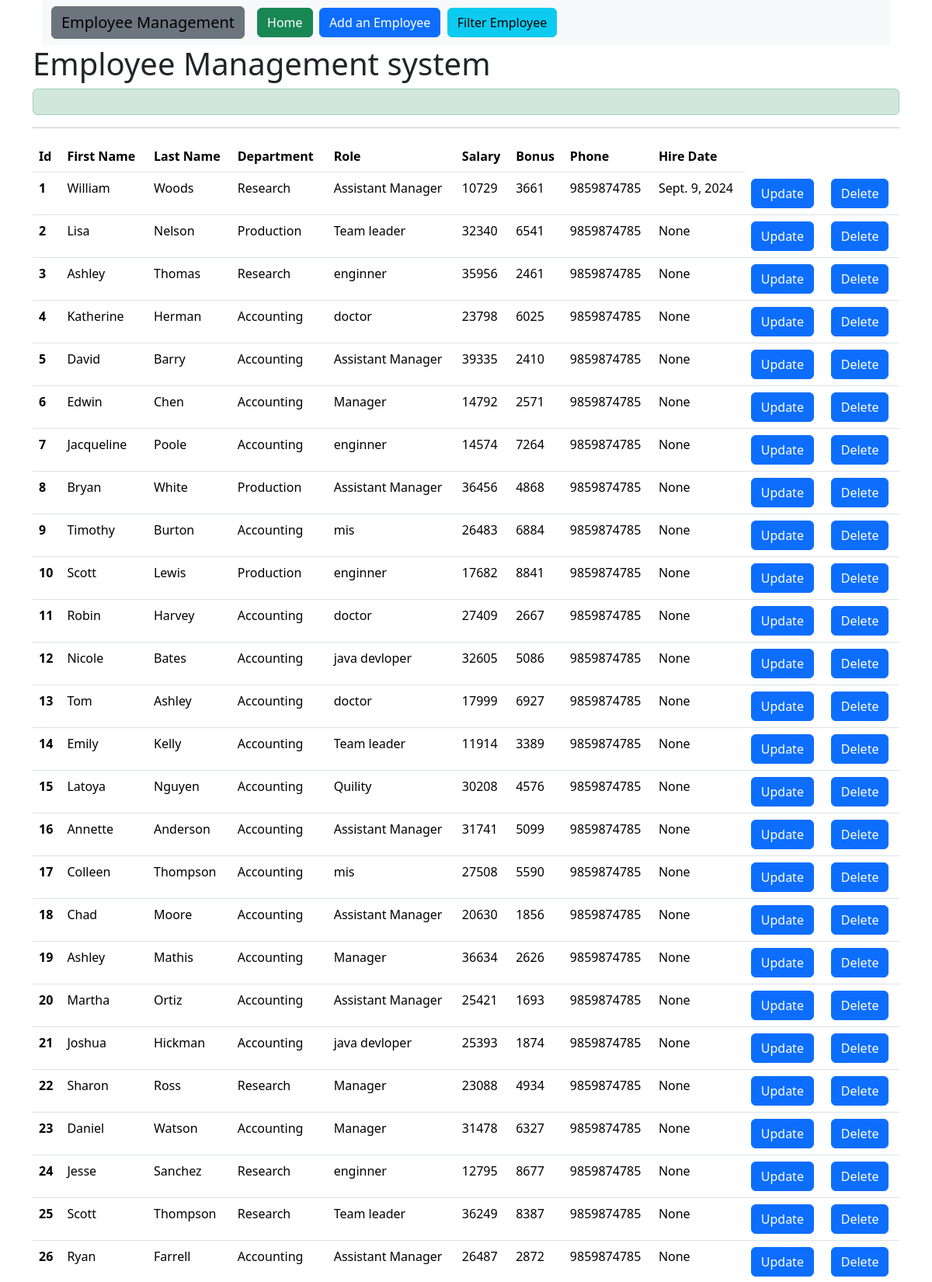
The page / (upper part) on the database its author committed.
### emsapp/models.py (models this page shows, shortened)
class Employee(models.Model):
    first_name = models.CharField(max_length=100,null=False)
    last_name = models.CharField(max_length=100)
    dep = models.ForeignKey(Department,on_delete=models.CASCADE)
    salary = models.IntegerField(default=0)
    Bonus = models.IntegerField(default=0)
    role = models.ForeignKey(Role,models.CASCADE)
    phone = models.IntegerField(default=0)
    hire_date = models.DateField(auto_now_add=False)

class Department(models.Model):
    name = models.CharField(max_length=100,null=False)
    location = models.CharField(max_length = 100)
    def __str__(self) -> str:
        return (self.name)

class Role(models.Model):
    name = models.CharField(max_length=100,null = False)
    def __str__(self) -> str:
        return self.name

### emsapp/views.py (the view)
# urls.py: path('',views.index,name='home'),
def index(request):
    emp = Employee.objects.all()
    return render(request,'index.html',{'model':emp})

### emsapp/template/index.html (shortened to what this page needs)
<!DOCTYPE html>
{% extends 'base.html' %}
{% block bodyblock %}
{% block css %}{% load static %}
<link rel="stylesheet" type="text/css" href="{% static 'css/index.css' %}" />{%endblock%}
<div class="container">
  <h1>Employee Management system</h1>
  <div class="alert alert-success text-center" role="alert">
  </div>
  <hr>
  <table class="table">
    <thead>
      <tr>
        <th scope="col">Id</th>
        <th scope="col">First Name</th>
        <th scope="col">Last Name</th>
        <th scope="col">Department</th>
        <th scope="col">Role</th>
        <th scope="col">Salary</th>
        <th scope="col">Bonus</th>
        <th scope="col">Phone</th>
        <th scope="col">Hire Date</th>
      </tr>
      {%for m in model%}
    </thead>
    <tbody>
      <tr>
        <th scope="row">{{forloop.counter}}</th>
        <td>{{m.first_name}}</td>
        <td>{{m.last_name}}</td>
        <td>{{m.dep}}</td>
        <td>{{m.role}}</td>
        <td>{{m.salary}}</td>
        <td>{{m.Bonus}}</td>
        <td>{{m.phone}}</td>
        <td>{{m.hire_date}}</td>
        <td><a class="btn btn-primary" href="{% url 'update' m.id %}">Update</a></td>
        <td><a class="btn btn-primary" href="{% url 'remove' m.id %}">Delete</a></td>
      </tr>
      {%endfor%}
    </tbody>
  </table>
</div>
{%endblock%}

### emsapp/template/base.html (shortened to what this page needs)
<!DOCTYPE html>
<html lang="en">
<head>
    <link href="https://cdn.jsdelivr.net/npm/bootstrap@5.3.2/dist/css/bootstrap.min.css" rel="stylesheet"
>
    {% block css %}{%endblock%}
</head>
{% include 'header.html' %}
<body>
    {% block bodyblock %}
    {%endblock%}
</body>
</html>

### emsapp/template/header.html (shortened to what this page needs)
<!DOCTYPE html>
<div class="container">
    <div class="container-fluid">
        <nav class="navbar navbar-expand-lg bg-body-tertiary">
            <div class="container-fluid">
                <a class="navbar-brand btn btn-secondary" href="/">Employee Management</a>
                <div class="collapse navbar-collapse" id="navbarSupportedContent">
                    <ul class="navbar-nav me-auto mb-2 mb-lg-0">
                        <li class="nav-item">
                            <a class="btn btn-success" aria-current="page" href="/">Home</a>&nbsp;&nbsp;
                        </li>
                        <li class="nav-item">
                            <a class="btn btn-primary" aria-current="page" href="{% url 'add' %}">Add an
                                Employee</a>&nbsp;&nbsp;
                        </li>
                        <li class=" nav-item">
                            <a class="btn btn-info" aria-current="page" href="{% url 'filter' %}">Filter Employee</a>
                        </li>
                </div>
            </div>
    </div>
</div>

### rows shown on the page
Employee: first_name "William", last_name "Woods", dep "Research", role "Assistant Manager", salary "10729", Bonus "3661", phone "9859874785", hire_date "Sept. 9, 2024"
Employee: first_name "Lisa", last_name "Nelson", dep "Production", role "Team leader", salary "32340", Bonus "6541", phone "9859874785", hire_date "None"
Employee: first_name "Ashley", last_name "Thomas", dep "Research", role "enginner", salary "35956", Bonus "2461", phone "9859874785", hire_date "None"
Employee: first_name "Katherine", last_name "Herman", dep "Accounting", role "doctor", salary "23798", Bonus "6025", phone "9859874785", hire_date "None"
Employee: first_name "David", last_name "Barry", dep "Accounting", role "Assistant Manager", salary "39335", Bonus "2410", phone "9859874785", hire_date "None"
Employee: first_name "Edwin", last_name "Chen", dep "Accounting", role "Manager", salary "14792", Bonus "2571", phone "9859874785", hire_date "None"
Employee: first_name "Jacqueline", last_name "Poole", dep "Accounting", role "enginner", salary "14574", Bonus "7264", phone "9859874785", hire_date "None"
Employee: first_name "Bryan", last_name "White", dep "Production", role "Assistant Manager", salary "36456", Bonus "4868", phone "9859874785", hire_date "None"
Employee: first_name "Timothy", last_name "Burton", dep "Accounting", role "mis", salary "26483", Bonus "6884", phone "9859874785", hire_date "None"
Employee: first_name "Scott", last_name "Lewis", dep "Production", role "enginner", salary "17682", Bonus "8841", phone "9859874785", hire_date "None"
Employee: first_name "Robin", last_name "Harvey", dep "Accounting", role "doctor", salary "27409", Bonus "2667", phone "9859874785", hire_date "None"
Employee: first_name "Nicole", last_name "Bates", dep "Accounting", role "java devloper", salary "32605", Bonus "5086", phone "9859874785", hire_date "None"
Employee: first_name "Tom", last_name "Ashley", dep "Accounting", role "doctor", salary "17999", Bonus "6927", phone "9859874785", hire_date "None"
Employee: first_name "Emily", last_name "Kelly", dep "Accounting", role "Team leader", salary "11914", Bonus "3389", phone "9859874785", hire_date "None"
Employee: first_name "Latoya", last_name "Nguyen", dep "Accounting", role "Quility", salary "30208", Bonus "4576", phone "9859874785", hire_date "None"
Employee: first_name "Annette", last_name "Anderson", dep "Accounting", role "Assistant Manager", salary "31741", Bonus "5099", phone "9859874785", hire_date "None"
Employee: first_name "Colleen", last_name "Thompson", dep "Accounting", role "mis", salary "27508", Bonus "5590", phone "9859874785", hire_date "None"
Employee: first_name "Chad", last_name "Moore", dep "Accounting", role "Assistant Manager", salary "20630", Bonus "1856", phone "9859874785", hire_date "None"
Employee: first_name "Ashley", last_name "Mathis", dep "Accounting", role "Manager", salary "36634", Bonus "2626", phone "9859874785", hire_date "None"
Employee: first_name "Martha", last_name "Ortiz", dep "Accounting", role "Assistant Manager", salary "25421", Bonus "1693", phone "9859874785", hire_date "None"
Employee: first_name "Joshua", last_name "Hickman", dep "Accounting", role "java devloper", salary "25393", Bonus "1874", phone "9859874785", hire_date "None"
Employee: first_name "Sharon", last_name "Ross", dep "Research", role "Manager", salary "23088", Bonus "4934", phone "9859874785", hire_date "None"
Employee: first_name "Daniel", last_name "Watson", dep "Accounting", role "Manager", salary "31478", Bonus "6327", phone "9859874785", hire_date "None"
Employee: first_name "Jesse", last_name "Sanchez", dep "Research", role "enginner", salary "12795", Bonus "8677", phone "9859874785", hire_date "None"
Employee: first_name "Scott", last_name "Thompson", dep "Research", role "Team leader", salary "36249", Bonus "8387", phone "9859874785", hire_date "None"
Employee: first_name "Ryan", last_name "Farrell", dep "Accounting", role "Assistant Manager", salary "26487", Bonus "2872", phone "9859874785", hire_date "None"
